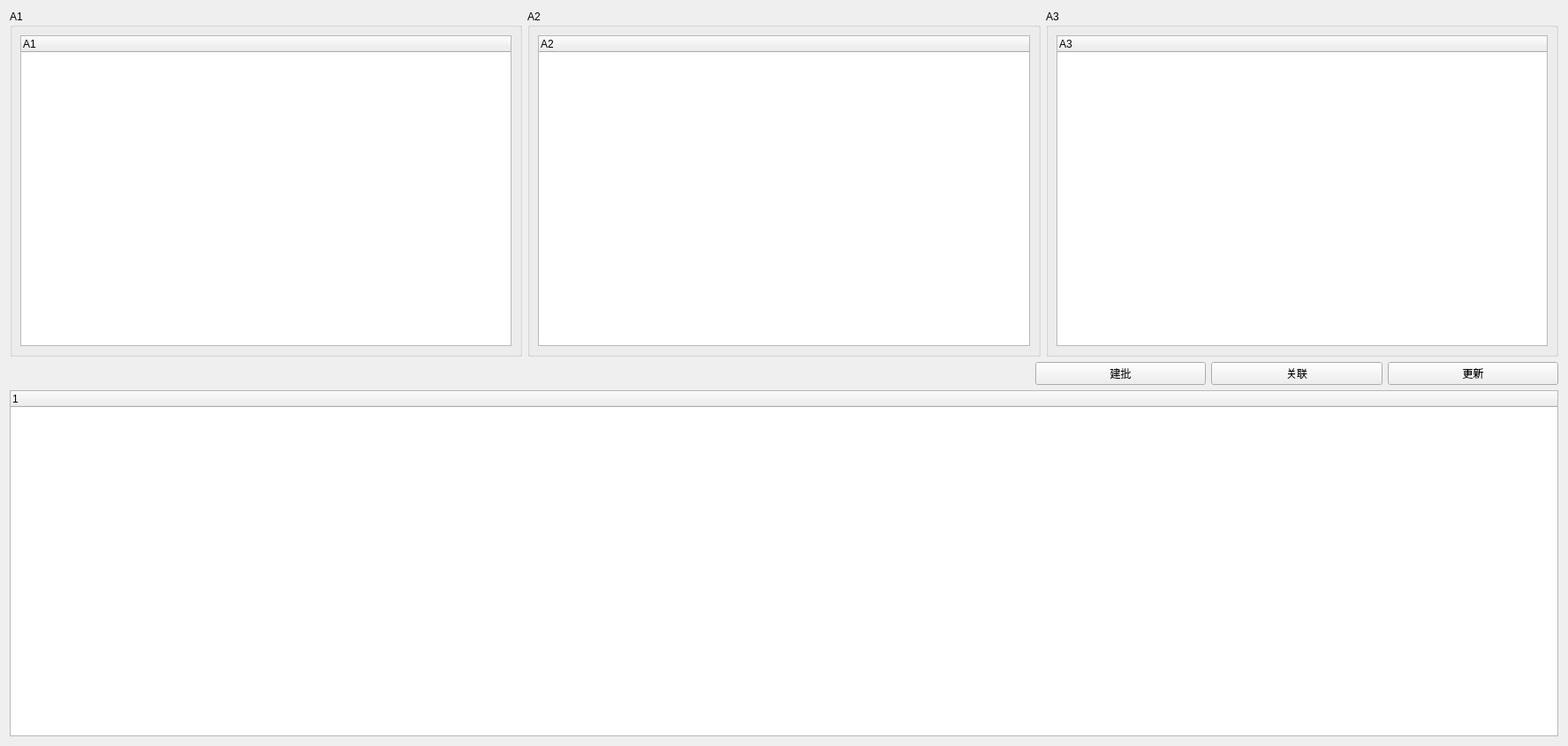
<?xml version="1.0" encoding="UTF-8"?>
<ui version="4.0">
 <class>IUAVTargetTree</class>
 <widget class="QWidget" name="IUAVTargetTree">
  <property name="geometry">
   <rect>
    <x>0</x>
    <y>0</y>
    <width>1775</width>
    <height>845</height>
   </rect>
  </property>
  <property name="windowTitle">
   <string>Form</string>
  </property>
  <layout class="QGridLayout" name="gridLayout_5">
   <item row="2" column="0" colspan="3">
    <widget class="QTreeWidget" name="treeWidget_2">
     <property name="contextMenuPolicy">
      <enum>Qt::CustomContextMenu</enum>
     </property>
     <column>
      <property name="text">
       <string notr="true">1</string>
      </property>
     </column>
    </widget>
   </item>
   <item row="1" column="0" colspan="3">
    <layout class="QGridLayout" name="gridLayout" columnstretch="6,1,1,0,1">
     <item row="0" column="0">
      <spacer name="horizontalSpacer">
       <property name="orientation">
        <enum>Qt::Horizontal</enum>
       </property>
       <property name="sizeHint" stdset="0">
        <size>
         <width>40</width>
         <height>20</height>
        </size>
       </property>
      </spacer>
     </item>
     <item row="0" column="1">
      <widget class="QPushButton" name="pushButton_2">
       <property name="text">
        <string>建批</string>
       </property>
      </widget>
     </item>
     <item row="0" column="2">
      <widget class="QPushButton" name="pushButton">
       <property name="text">
        <string>关联</string>
       </property>
      </widget>
     </item>
     <item row="0" column="4">
      <widget class="QPushButton" name="pushButton_3">
       <property name="text">
        <string>更新</string>
       </property>
      </widget>
     </item>
    </layout>
   </item>
   <item row="0" column="0">
    <widget class="QGroupBox" name="groupBox">
     <property name="title">
      <string>A1</string>
     </property>
     <layout class="QGridLayout" name="gridLayout_2">
      <item row="0" column="0">
       <widget class="QTreeWidget" name="treeWidget">
        <column>
         <property name="text">
          <string notr="true">A1</string>
         </property>
        </column>
       </widget>
      </item>
     </layout>
    </widget>
   </item>
   <item row="0" column="2">
    <widget class="QGroupBox" name="groupBox_3">
     <property name="title">
      <string>A3</string>
     </property>
     <layout class="QGridLayout" name="gridLayout_4">
      <item row="0" column="0">
       <widget class="QTreeWidget" name="treeWidget_4">
        <column>
         <property name="text">
          <string notr="true">A3</string>
         </property>
        </column>
       </widget>
      </item>
     </layout>
    </widget>
   </item>
   <item row="0" column="1">
    <widget class="QGroupBox" name="groupBox_2">
     <property name="title">
      <string>A2</string>
     </property>
     <layout class="QGridLayout" name="gridLayout_3">
      <item row="0" column="0">
       <widget class="QTreeWidget" name="treeWidget_3">
        <column>
         <property name="text">
          <string notr="true">A2</string>
         </property>
        </column>
       </widget>
      </item>
     </layout>
    </widget>
   </item>
  </layout>
 </widget>
 <resources/>
 <connections/>
</ui>
